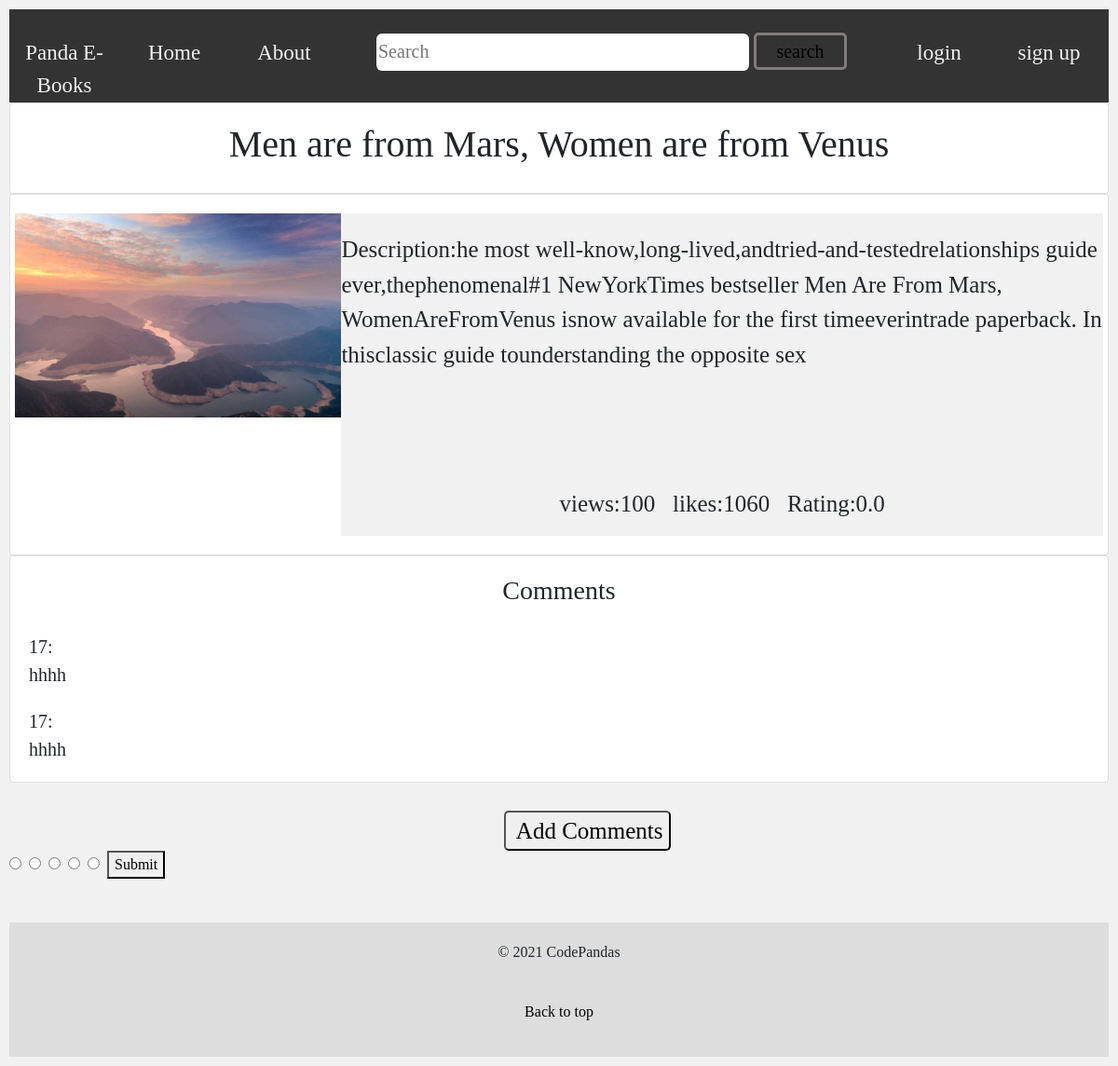
Screenshot of /panda-online-library/book/men-are-from-mars-women-are-from-venus with the database file from the repository.
### panda/models.py (models this page shows, shortened)
class Book(models.Model):
    TITLE_MAX_SIZE = 128
    category = models.ForeignKey(Category, on_delete=models.CASCADE)
    name = models.CharField(max_length=TITLE_MAX_SIZE)
    slug = models.SlugField(unique=True,blank=True)
    views = models.IntegerField(default=0)
    image = models.ImageField(upload_to='book_images',blank = True)
    likes = models.IntegerField(default=0)
    rating = models.FloatField(default=0.0)
    description = models.CharField(max_length=1000)
    def photo_url(self):
        if self.image and hasattr(self.image, 'url'):
            return self.image.url
        else:
            return '/media/book_images/rango.jpg'

class Comments(models.Model):
    user = models.ForeignKey(User,on_delete=models.CASCADE)
    book = models.ForeignKey(Book,on_delete=models.CASCADE)
    content = models.CharField(max_length=1000)

### panda/views.py (the view)
# urls.py: path('book/<slug:book_name_slug>',views.show_book, name='show_book'),
def show_book(request,book_name_slug):
    context_dict={}
    try:
        book = Book.objects.get(slug=book_name_slug)
        context_dict['book'] = book
        comments =Comments.objects.filter(book=book)
        context_dict['comments']=comments
    except Book.DoesNotExist:
        context_dict['comments']=None
        context_dict['book'] = None
    return render(request, 'panda/book.html', context=context_dict)

### templates/panda/book.html (shortened to what this page needs)
{% extends 'panda/base.html' %}
{% load staticfiles %}
{% block main_block %}
<div class="card">
    <h1>{{book.name}}</h1>
</div>
<div class="card">
    <div class="row">
        <div class="l_column">
            <img src="{{book.photo_url}}" width="100%">
        </div>
        <div class="r_column">
            <p class="description">Description:{{book.description}}</p>
            <p class="views1">views:{{book.views}} &nbsp; likes:{{book.likes}} &nbsp; Rating:{{book.rating}}</p>
        </div>
    </div>
</div>
<div class="card">
    <h3>Comments</h3>
{% if comments %}
    {% for comment in comments %}
    <div class="description" style="font-size: 20px;">{{comment.user}}:</br>{{comment.content}}</br></div>
    {% endfor %}
{% endif %}
</div>
<a  href="{% url 'panda:add_comments' book.slug %}" style="padding-left: 45%;font-size: 25px;"><input class="readbook" type="button" value=" Add Comments"></a>
     <div>
        <fieldset class="search">
            <input type="radio" id="rate_1_0_1_5" name="starLevel" value="5" />
            <input type="radio" id="rate_1_0_1_4" name="starLevel" value="4" />
            <input type="radio" id="rate_1_0_1_3" name="starLevel" value="3" />
            <input type="radio" id="rate_1_0_1_2" name="starLevel" value="2" />
            <input type="radio" id="rate_1_0_1_1" name="starLevel" value="1" />
            <button type="button">Submit</button>
       </fieldset>
       <span style="font-size: 2rem;line-height: 2.9rem;padding: 1rem;font-style: oblique;" id="starStr"></span>
     </div>
{% endblock %}

### static/css_js/css/base.css (style rules this page uses)
* { box-sizing: border-box; }
body { font-family: MV Boli; padding: 10px; background: #f1f1f1; }
.l_column { float: left; width: 30%; }
.r_column { float: left; width: 70%; background-color: #f1f1f1; font-size: 25px; }
.card { background-color: white; padding: 20px; text-align: center; }
.row:after { content: ""; display: table; clear: both; }
.description { margin-top: 20px; text-align: left; }
.views1 { margin-top: 15%; }
.readbook { margin-top: 30px; border-radius: 5px; }

### rows the page displays
Book: name "Men are from Mars, Women are from Venus", description "he most well-know,long-lived,andtried-and-testedrelationships guide ever,thephenomenal#1 NewYorkTimes bestseller Men Are From Mars, WomenAreFromVenus isnow available for the first timeeverintrade paperback. In thisclassic guide tounderstanding the opposite sex", views "100", likes "1060", rating "0.0"
Comments: user "17", content "hhhh"
Comments: user "17", content "hhhh"
